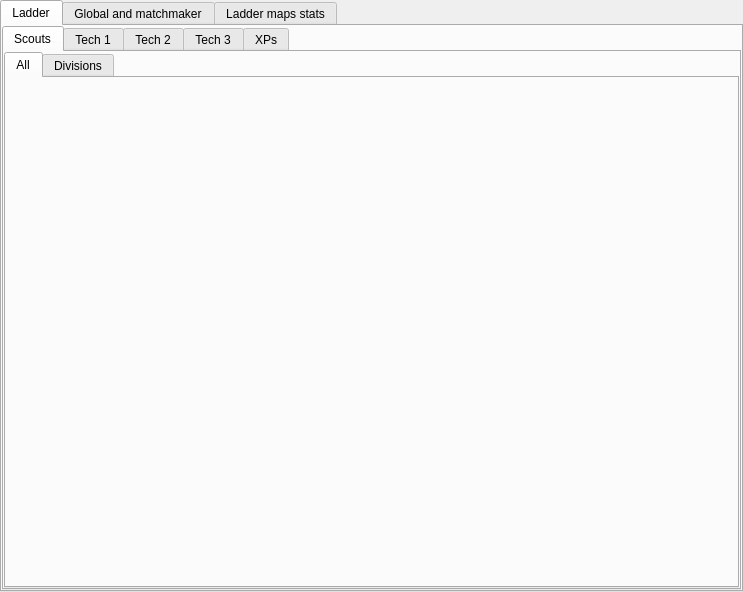
<?xml version="1.0" encoding="UTF-8"?>
<ui version="4.0">
 <class>topTabs</class>
 <widget class="QTabWidget" name="topTabs">
  <property name="geometry">
   <rect>
    <x>0</x>
    <y>0</y>
    <width>743</width>
    <height>592</height>
   </rect>
  </property>
  <property name="windowTitle">
   <string>TabWidget</string>
  </property>
  <property name="currentIndex">
   <number>0</number>
  </property>
  <widget class="QWidget" name="ladderTab">
   <attribute name="title">
    <string>Ladder</string>
   </attribute>
   <layout class="QGridLayout" name="gridLayout">
    <property name="margin">
     <number>0</number>
    </property>
    <item row="0" column="0">
     <widget class="QTabWidget" name="leagues">
      <property name="currentIndex">
       <number>0</number>
      </property>
      <widget class="QWidget" name="tab1">
       <attribute name="title">
        <string>Scouts</string>
       </attribute>
       <layout class="QGridLayout" name="gridLayout_3">
        <property name="margin">
         <number>0</number>
        </property>
        <property name="spacing">
         <number>0</number>
        </property>
        <item row="0" column="0">
         <widget class="QTabWidget" name="league0">
          <property name="currentIndex">
           <number>0</number>
          </property>
          <widget class="QWidget" name="tab_10">
           <attribute name="title">
            <string>All</string>
           </attribute>
           <layout class="QGridLayout" name="gridLayout_8">
            <property name="margin">
             <number>0</number>
            </property>
           </layout>
          </widget>
          <widget class="QWidget" name="tab_11">
           <attribute name="title">
            <string>Divisions</string>
           </attribute>
           <layout class="QGridLayout" name="gridLayout_9">
            <property name="margin">
             <number>0</number>
            </property>
           </layout>
          </widget>
         </widget>
        </item>
       </layout>
      </widget>
      <widget class="QWidget" name="tab2">
       <attribute name="title">
        <string>Tech 1</string>
       </attribute>
       <layout class="QGridLayout" name="gridLayout_7">
        <property name="margin">
         <number>0</number>
        </property>
        <property name="spacing">
         <number>0</number>
        </property>
        <item row="0" column="0">
         <widget class="QTabWidget" name="league1">
          <property name="currentIndex">
           <number>0</number>
          </property>
          <widget class="QWidget" name="tab_12">
           <attribute name="title">
            <string>All</string>
           </attribute>
           <layout class="QGridLayout" name="gridLayout_17">
            <property name="margin">
             <number>0</number>
            </property>
           </layout>
          </widget>
          <widget class="QWidget" name="tab_13">
           <attribute name="title">
            <string>Divisions</string>
           </attribute>
           <layout class="QGridLayout" name="gridLayout_16">
            <property name="margin">
             <number>0</number>
            </property>
           </layout>
          </widget>
         </widget>
        </item>
       </layout>
      </widget>
      <widget class="QWidget" name="tab3">
       <attribute name="title">
        <string>Tech 2</string>
       </attribute>
       <layout class="QGridLayout" name="gridLayout_6">
        <property name="margin">
         <number>0</number>
        </property>
        <property name="spacing">
         <number>0</number>
        </property>
        <item row="0" column="0">
         <widget class="QTabWidget" name="league2">
          <property name="currentIndex">
           <number>0</number>
          </property>
          <widget class="QWidget" name="tab_14">
           <attribute name="title">
            <string>All</string>
           </attribute>
           <layout class="QGridLayout" name="gridLayout_15">
            <property name="margin">
             <number>0</number>
            </property>
           </layout>
          </widget>
          <widget class="QWidget" name="tab_15">
           <attribute name="title">
            <string>Divisions</string>
           </attribute>
           <layout class="QGridLayout" name="gridLayout_14">
            <property name="margin">
             <number>0</number>
            </property>
           </layout>
          </widget>
         </widget>
        </item>
       </layout>
      </widget>
      <widget class="QWidget" name="tab4">
       <attribute name="title">
        <string>Tech 3</string>
       </attribute>
       <layout class="QGridLayout" name="gridLayout_5">
        <property name="margin">
         <number>0</number>
        </property>
        <property name="spacing">
         <number>0</number>
        </property>
        <item row="0" column="0">
         <widget class="QTabWidget" name="league3">
          <property name="currentIndex">
           <number>0</number>
          </property>
          <widget class="QWidget" name="tab_16">
           <attribute name="title">
            <string>All</string>
           </attribute>
           <layout class="QGridLayout" name="gridLayout_13">
            <property name="margin">
             <number>0</number>
            </property>
           </layout>
          </widget>
          <widget class="QWidget" name="tab_17">
           <attribute name="title">
            <string>Divisions</string>
           </attribute>
           <layout class="QGridLayout" name="gridLayout_12">
            <property name="margin">
             <number>0</number>
            </property>
           </layout>
          </widget>
         </widget>
        </item>
       </layout>
      </widget>
      <widget class="QWidget" name="tab5">
       <attribute name="title">
        <string>XPs</string>
       </attribute>
       <layout class="QGridLayout" name="gridLayout_4">
        <property name="margin">
         <number>0</number>
        </property>
        <property name="spacing">
         <number>0</number>
        </property>
        <item row="0" column="0">
         <widget class="QTabWidget" name="league4">
          <property name="currentIndex">
           <number>0</number>
          </property>
          <widget class="QWidget" name="tab_18">
           <attribute name="title">
            <string>All</string>
           </attribute>
           <layout class="QGridLayout" name="gridLayout_11">
            <property name="margin">
             <number>0</number>
            </property>
           </layout>
          </widget>
          <widget class="QWidget" name="tab_19">
           <attribute name="title">
            <string>Divisions</string>
           </attribute>
           <layout class="QGridLayout" name="gridLayout_10">
            <property name="margin">
             <number>0</number>
            </property>
           </layout>
          </widget>
         </widget>
        </item>
       </layout>
      </widget>
     </widget>
    </item>
   </layout>
  </widget>
  <widget class="QWidget" name="globalTab">
   <attribute name="title">
    <string>Global and matchmaker</string>
   </attribute>
   <layout class="QGridLayout" name="gridLayout_2">
    <property name="margin">
     <number>0</number>
    </property>
   </layout>
  </widget>
  <widget class="QWidget" name="laddermapTab">
   <attribute name="title">
    <string>Ladder maps stats</string>
   </attribute>
   <layout class="QGridLayout" name="gridLayout_18"/>
  </widget>
 </widget>
 <resources/>
 <connections/>
</ui>
